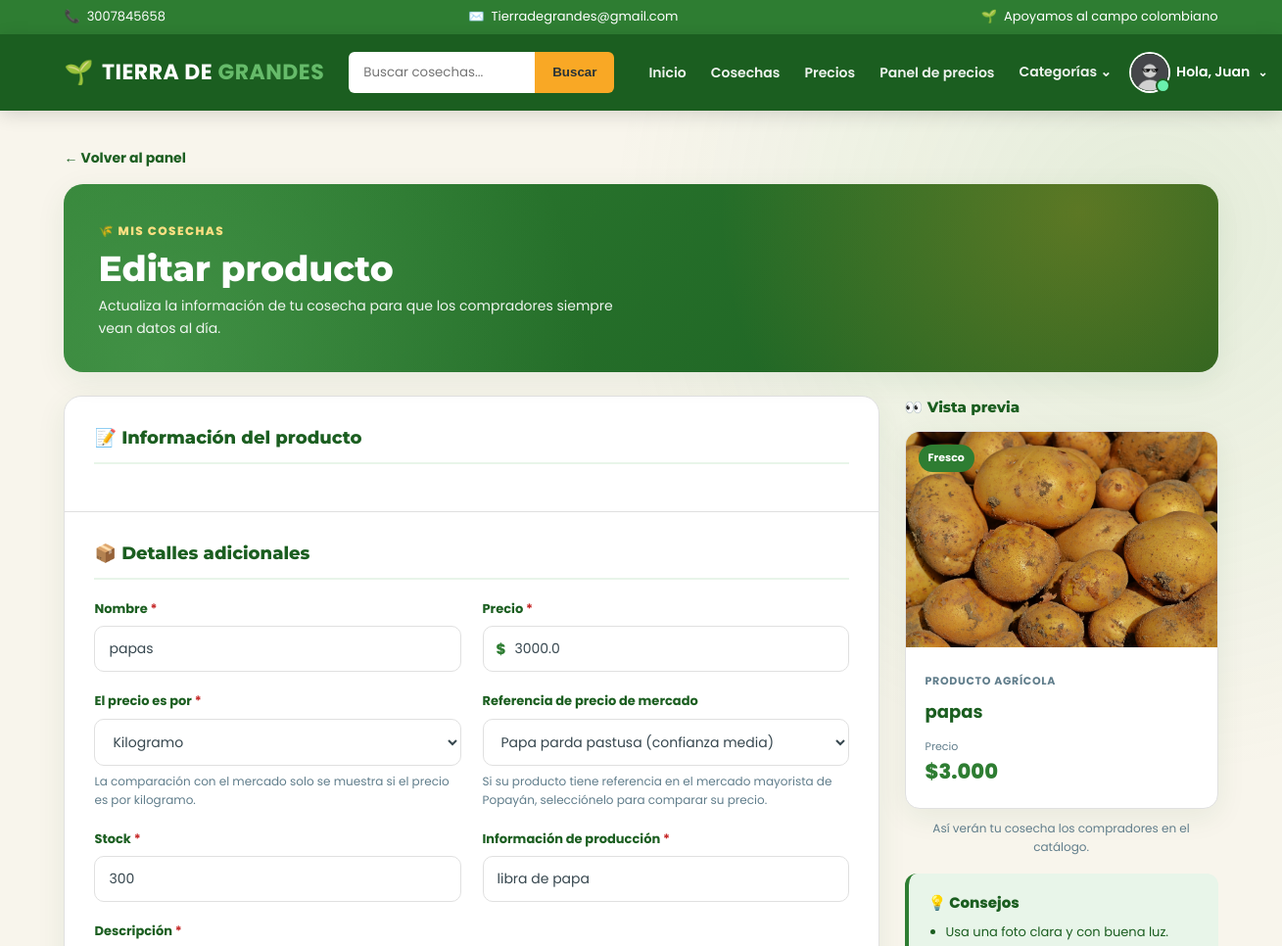
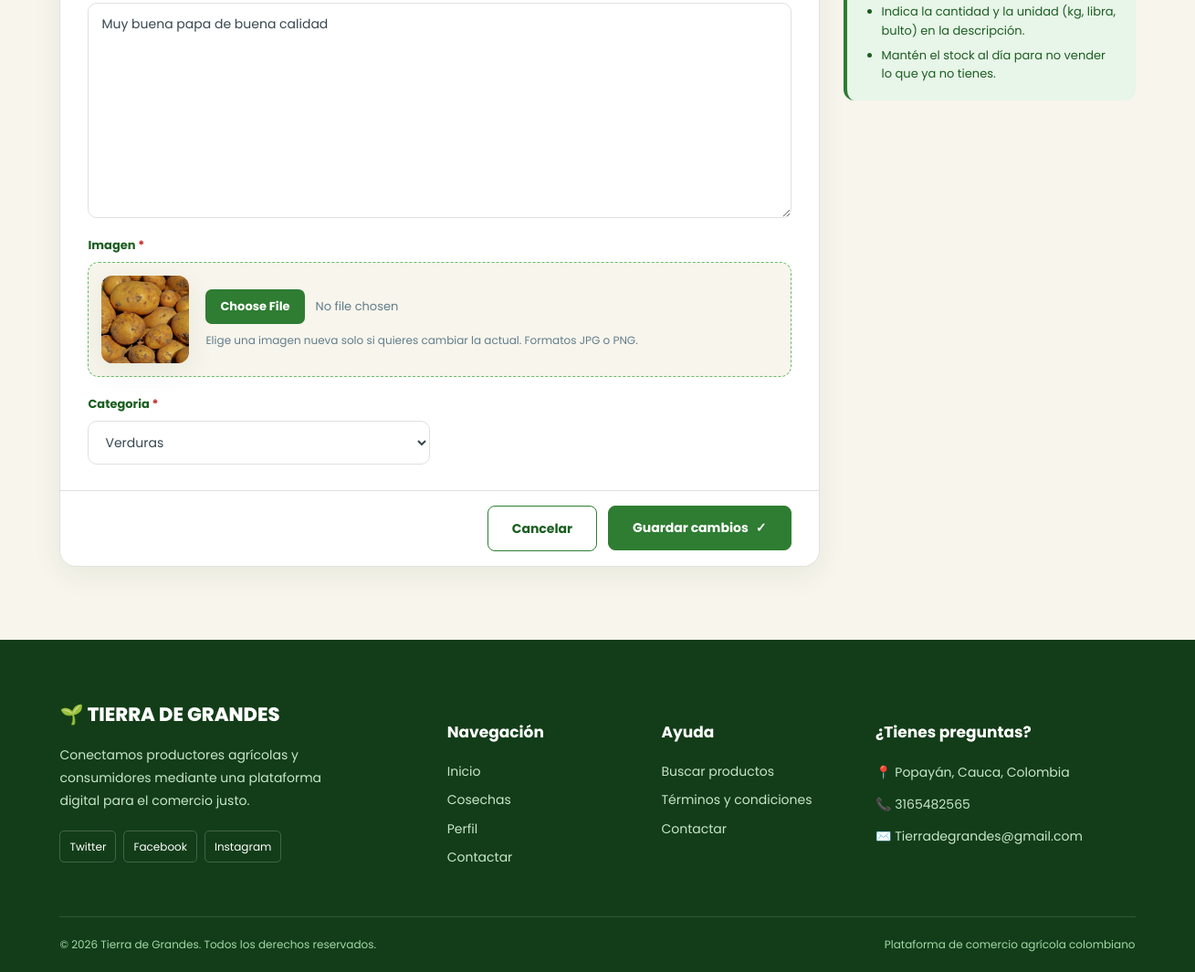
/modificar_producto/2/ (signed in), run on the app's committed database (2 pictures, top to bottom).
### cuentas/models.py (models this page shows, shortened)
class Cuentas (AbstractBaseUser):
    nombres = models.CharField(max_length=50)
    apellidos = models.CharField(max_length=50)
    nombreusuario = models.CharField(max_length=50, unique=True)
    email = models.CharField(max_length=100, unique=True)
    numero_telefono = models.CharField(max_length=50)
    date_joined = models.DateTimeField(auto_now_add=True)
    last_login = models.DateTimeField(auto_now_add=True)
    is_admin = models.BooleanField(default=False)
    is_staff = models.BooleanField(default=False)
    is_active = models.BooleanField(default=False)
    is_superadmin = models.BooleanField(default=False)
    USERNAME_FIELD = 'email'
    REQUIRED_FIELDS = ['nombreusuario', 'nombres', 'apellidos']
    objects = CuentaAdd()
    def full_nombre(self):
        return f'{self.nombres} {self.apellidos}'

class UserPerfil(models.Model):
    user = models.OneToOneField(Cuentas, on_delete=models.CASCADE)
    direccion_linea_1 = models.CharField(blank=True, max_length=100)
    direccion_linea_2 = models.CharField(blank=True, max_length=100)
    image_perfil = models.ImageField(upload_to='userperfil')
    ciudad = models.CharField(blank=True, max_length=20)
    departamento = models.CharField(blank=True, max_length=20)
    descripcion = models.TextField()
    instagram = models.URLField("Instagram", max_length=200, blank=True)
    tiktok = models.URLField("TikTok", max_length=200, blank=True)
    facebook = models.URLField("Facebook", max_length=200, blank=True)

### productos/models.py (models this page shows, shortened)
class Producto(models.Model):
    user = models.ForeignKey(Cuentas, on_delete=models.CASCADE, related_name='product')
    nombre = models.CharField(max_length=50)
    slug = AutoSlugField(populate_from='nombre')
    precio = models.FloatField()
    unidad_precio = models.CharField(max_length=10, choices=UNIDADES_PRECIO, default="kg")
    producto_sipsa = models.CharField(
        max_length=100, blank=True,
        help_text="Producto equivalente en el SIPSA, si tiene precio de referencia",
    )
    Informacion_de_produccion = models.CharField(max_length=100)
    image = models.ImageField()
    stock = models.IntegerField()
    timestamp = models.DateTimeField(default=timezone.now)
    descripcion = models.TextField()
    categoria = models.ForeignKey(Categoria, on_delete=models.CASCADE, related_name='productoscat')
    destacado = models.BooleanField(default=True)
    activo = models.BooleanField(default=True)
    fecha_creacion = models.DateTimeField(auto_now_add=True)
    modificacion_date = models.DateTimeField(auto_now=True)
    class Meta:
        verbose_name = 'Producto'
        verbose_name_plural = 'Productos'
        ordering = ['-id']

### productos/views.py (the view, shortened to what this page needs)
# urls.py: path('modificar_producto/<int:pk>/', modificar_producto, name="modificar_producto"),
@login_required
def modificar_producto(request, pk):
    producto = get_object_or_404(Producto, pk=pk)
    if producto.user_id != request.user.pk and not request.user.is_superuser:
        messages.error(request, 'No tienes permiso para modificar este producto')
        return redirect('inicio')
    data = {'form': ProductoForm(instance=producto)}
    return render(request, 'producto/modificar.html', data)

### tiera_de_grandes/templates/producto/modificar.html (shortened to what this page needs)
{% extends 'index.html' %}
{% load static %}
{% block extra_css %}
    <link rel="stylesheet" href="{% static 'css/editar_producto.css' %}">
{% endblock extra_css %}
{% block content %}
<main class="pe-page">
    <div class="container">
        <a href="{% url 'tablero' %}" class="pe-back">← Volver al panel</a>
        <header class="pe-hero">
            <div class="pe-hero-overlay"></div>
            <div class="pe-hero-content">
                <span class="pe-hero-tag">🌾 MIS COSECHAS</span>
                <h1>Editar producto</h1>
                <p>Actualiza la información de tu cosecha para que los compradores siempre vean datos al día.</p>
            </div>
        </header>
        <div class="pe-layout">
            <form action="" method="post" enctype="multipart/form-data" class="pe-form">
                <section class="pe-section">
                    <h2 class="pe-section-title"><span aria-hidden="true">📝</span> Información del producto</h2>
                    <div class="pe-grid">
                    </div>
                </section>
                <section class="pe-section">
                    <h2 class="pe-section-title"><span aria-hidden="true">📦</span> Detalles adicionales</h2>
                    <div class="pe-grid">
                        {% for field in form %}
                            {% include 'includes/campo_formulario.html' with field=field %}
                        {% endfor %}
                    </div>
                </section>
                <div class="pe-actions">
                    <a href="{% url 'tablero' %}" class="pe-btn pe-btn-cancel">Cancelar</a>
                    <button type="submit" class="pe-btn pe-btn-save">
                        Guardar cambios <span aria-hidden="true">✓</span>
                    </button>
                </div>
            </form>
            <aside class="pe-aside" aria-label="Vista previa y consejos">
                <div class="pe-preview" id="pePreview">
                    <span class="pe-aside-title"><span aria-hidden="true">👀</span> Vista previa</span>
                    <article class="product-card">
                        <div class="product-image-link">
                            <img id="pePreviewImg"
                                 class="product-image"
                                 src="{% static 'images/image_5.jpg' %}"
                                 data-fallback="{% static 'images/image_5.jpg' %}"
                                 alt="Vista previa de la imagen del producto"
                                 onerror="this.onerror=null;this.src=this.dataset.fallback">
                            <span class="product-label">Fresco</span>
                        </div>
                        <div class="product-info">
                            <span class="product-category">Producto agrícola</span>
                            <h3 id="pePreviewName">Nombre de tu cosecha</h3>
                            <div class="product-footer">
                                <div>
                                    <span class="price-label">Precio</span>
                                    <span class="product-price" id="pePreviewPrice">$0</span>
                                </div>
                            </div>
                        </div>
                    </article>
                    <p class="pe-aside-note">Así verán tu cosecha los compradores en el catálogo.</p>
                </div>
                <div class="pe-tips">
                    <h3><span aria-hidden="true">💡</span> Consejos</h3>
                    <ul>
                        <li>Usa una foto clara y con buena luz.</li>
                        <li>Indica la cantidad y la unidad (kg, libra, bulto) en la descripción.</li>
                        <li>Mantén el stock al día para no vender lo que ya no tienes.</li>
                    </ul>
                </div>
            </aside>
        </div>
    </div>
</main>
{% endblock content %}

### tiera_de_grandes/templates/index.html (shortened to what this page needs)
<!DOCTYPE html>
{% load humanize %}
{% load static %}
<html lang="es">
<head>
    <link rel="stylesheet" href="{% static 'css/index.css' %}">
    <link rel="stylesheet" href="{% static 'css/base_extra.css' %}">
    <link rel="stylesheet" href="{% static 'css/login_tdg.css' %}">
    {% block extra_css %}
    {% endblock extra_css %}
</head>
<body>
    <div class="top-bar">
        <div class="container">
            <div class="top-bar-content">
                <div class="top-item">
                    <span aria-hidden="true">📞</span>
                    <span>3007845658</span>
                </div>
                <div class="top-item">
                    <span aria-hidden="true">✉️</span>
                    <span>Tierradegrandes@gmail.com</span>
                </div>
                <div class="top-item top-message">
                    <span aria-hidden="true">🌱</span>
                    <span>Apoyamos al campo colombiano</span>
                </div>
            </div>
        </div>
    </div>
    <nav class="main-navbar" aria-label="Navegación principal">
        <div class="container">
            <div class="navbar-content">
                <a href="{% url 'inicio' %}" class="brand">
                    <span class="brand-icon" aria-hidden="true">🌱</span>
                    <span>TIERRA DE <strong>GRANDES</strong></span>
                </a>
                <form class="search-form" action="{% url 'buscador' %}" method="get" role="search">
                    <input type="search" name="keyword" placeholder="Buscar cosechas..." aria-label="Buscar productos">
                    <button type="submit">Buscar</button>
                </form>
                <div class="nav-menu">
                    <a href="{% url 'inicio' %}" class="nav-link">Inicio</a>
                    <a href="{% url 'verproducto' %}" class="nav-link">Cosechas</a>
                    <a href="{% url 'inteligencia_artificial:precios_referencia' %}" class="nav-link">Precios</a>
                    <a href="{% url 'inteligencia_artificial:panel_precios' %}" class="nav-link">Panel de precios</a>
                    <div class="nav-dropdown" data-dropdown>
                        <button class="nav-link dropdown-button"
                                type="button"
                                data-dropdown-toggle
                                aria-haspopup="true"
                                aria-expanded="false"
                                aria-controls="categoriasMenu">
                            Categorías <span aria-hidden="true">⌄</span>
                        </button>
                    </div>
                    {% if request.user.is_authenticated %}
                        {% with u=request.user %}
                        <div class="nav-dropdown" data-dropdown>
                            <button class="user-button"
                                    type="button"
                                    data-dropdown-toggle
                                    aria-haspopup="true"
                                    aria-expanded="false"
                                    aria-controls="userMenu">
                                <span class="user-avatar" aria-hidden="true">
                                    <span class="user-initial">{{ u.nombres|default:u.nombreusuario|default:"U"|slice:":1"|upper }}</span>
                                    {% if u.userperfil.image_perfil %}
                                        <img src="{{ u.userperfil.image_perfil.url }}"
                                             alt=""
                                             class="user-photo"
                                             onerror="this.remove()">
                                    {% endif %}
                                </span>
                                <span class="user-name">Hola, {{ u.nombres|default:u.nombreusuario|truncatechars:14 }}</span>
                                <span class="dropdown-caret" aria-hidden="true">⌄</span>
                            </button>
                        </div>
                        {% endwith %}
                    {% else %}
                        <a href="{% url 'login' %}" class="nav-link">Iniciar Sesión</a>
                        <a href="{% url 'registrar' %}" class="register-button">Regístrate</a>
                    {% endif %}
                </div>
            </div>
        </div>
    </nav>
    {% block content %}{% endblock content %}
    <footer class="footer">
        <div class="container">
            <div class="footer-grid">
                <div class="footer-column">
                    <a href="{% url 'inicio' %}" class="footer-brand">🌱 TIERRA DE GRANDES</a>
                    <p>
                        Conectamos productores agrícolas y
                        consumidores mediante una plataforma
                        digital para el comercio justo.
                    </p>
                    <div class="social-links">
                        <a href="https://twitter.com/?lang=es" target="_blank" rel="noopener noreferrer">Twitter</a>
                        <a href="https://www.facebook.com/profile.php?id=100084250750943" target="_blank" rel="noopener noreferrer">Facebook</a>
                        <a href="https://www.instagram.com/" target="_blank" rel="noopener noreferrer">Instagram</a>
                    </div>
                </div>
                <div class="footer-column">
                    <h4>Navegación</h4>
                    <a href="{% url 'inicio' %}">Inicio</a>
                    <a href="{% url 'verproducto' %}">Cosechas</a>
                    {% if request.user.is_authenticated %}
                        <a href="{% url 'perfil' %}">Perfil</a>
                    {% endif %}
                    <a href="{% url 'contactar' %}">Contactar</a>
                </div>
                <div class="footer-column">
                    <h4>Ayuda</h4>
                    <a href="{% url 'verproducto' %}">Buscar productos</a>
                    <a href="#">Términos y condiciones</a>
                    <a href="{% url 'contactar' %}">Contactar</a>
                </div>
                <div class="footer-column">
                    <h4>¿Tienes preguntas?</h4>
                    <p>📍 Popayán, Cauca, Colombia</p>
                    <p>📞 3165482565</p>
                    <p>✉️ Tierradegrandes@gmail.com</p>
                </div>
            </div>
            <div class="footer-bottom">
                <p>© {% now "Y" %} Tierra de Grandes. Todos los derechos reservados.</p>
                <p>Plataforma de comercio agrícola colombiano</p>
            </div>
        </div>
    </footer>
</body>
</html>

### tiera_de_grandes/templates/includes/campo_formulario.html (shortened to what this page needs)
{% if field.is_hidden %}
    {{ field }}
{% else %}
    {% with wt=field.widget_type %}
    <div class="pe-field{% if wt == 'textarea' or wt == 'clearablefile' or wt == 'file' or wt == 'radioselect' or wt == 'checkboxselectmultiple' %} pe-field--wide{% endif %}{% if wt == 'checkbox' %} pe-field--check{% endif %}">
        {% if wt == 'checkbox' %}
            <label class="pe-switch" for="{{ field.id_for_label }}">
                {{ field }}
                <span class="pe-switch-ui" aria-hidden="true"></span>
                <span class="pe-switch-text">{{ field.label }}</span>
            </label>
        {% elif wt == 'clearablefile' or wt == 'file' %}
            <label class="pe-label" for="{{ field.id_for_label }}">
                {{ field.label }}{% if field.field.required %}<span class="pe-req" aria-hidden="true"> *</span>{% endif %}
            </label>
            <div class="pe-file">
                {% if field.value.url %}
                    <img src="{{ field.value.url }}"
                         alt="Imagen actual"
                         class="pe-current-img"
                         data-current-image>
                {% endif %}
                <div class="pe-file-body">
                    <input type="file"
                           name="{{ field.html_name }}"
                           id="{{ field.id_for_label }}"
                           accept="image/*"
                           class="pe-file-input">
                    <p class="pe-file-hint">
                        {% if field.value.url %}Elige una imagen nueva solo si quieres cambiar la actual.{% else %}Sube una foto clara de tu cosecha.{% endif %}
                        Formatos JPG o PNG.
                    </p>
                </div>
            </div>
        {% else %}
            <label class="pe-label" for="{{ field.id_for_label }}">
                {{ field.label }}{% if field.field.required %}<span class="pe-req" aria-hidden="true"> *</span>{% endif %}
            </label>
            {% if field.name == 'precio' %}
                <div class="pe-affix-wrap">
                    <span class="pe-affix" aria-hidden="true">$</span>
                    {{ field }}
                </div>
            {% else %}
                {{ field }}
            {% endif %}
        {% endif %}
        {% if field.help_text %}
            <p class="pe-help">{{ field.help_text }}</p>
        {% endif %}
    </div>
    {% endwith %}
{% endif %}

### data on the page
Cuentas: userperfil.image_perfil (picture), nombres "Juan"
Producto: form "papas" "Kilogramo" "Papa parda pastusa (confianza media)" "300" "libra de papa" "Muy buena papa de buena calidad" "Verduras", form "3000.0"

### other printed values
{{ field.label }} "Nombre" "Precio" "El precio es por" "Referencia de precio de mercado" "Stock" "Información de producción" "Descripción" "Categoria"
{{ field.help_text }} "La comparación con el mercado solo se muestra si el precio es por kilogramo." "Si su producto tiene referencia en el mercado mayorista de Popayán, selecciónelo para comparar su precio."
{{ field.label }} "Imagen"
